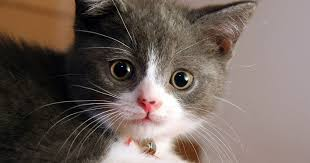
#> input picture PHOTOS/billu1.jpeg, 310 x 163 px
$ python 'Laplacian and sobel.py'
#> lines starting #> are read from the running program, lines starting #| are printed output that depends on the picture; after the words box and inside, x2 and y2 are one past the last pixel; in counts of white or black regions, pixels touching at a corner belong together
import cv2 as cv
import matplotlib.pyplot as plt
import numpy as np

img = cv.imread('PHOTOS/billu1.jpeg')
#> img is the input picture: shape (163, 310, 3); mean B, G, R 92.7, 100.1, 114.2
cv.imshow('cute',img)

#Canny edge is a popular edge detection algorithm and multi step process.
gray = cv.cvtColor(img, cv.COLOR_BGR2GRAY)
cv.imshow('gray',gray)
#Laplacian
#Laplacian is a second order derivative operator that calculates the Laplacian of an image.
lap = cv.Laplacian(gray, cv.CV_64F)

lap = np.uint8(np.absolute(lap))
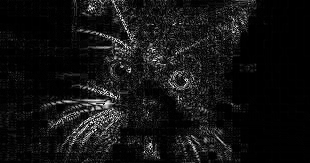
#> lap: shape (163, 310); min 0, max 255, mean 18.7
cv.imshow('Lapcian',lap)

# Laplacian operator apply kiya for edge detection (gray image par)
# Result ko absolute kiya aur uint8 banaya taaki image dikh sake
# Finally, 'Laplacian' naam ke window me image show kiya


#Sobel
#Sobel operator is used to find the gradient of the image intensity at each pixel.

# Sobel operator apply kiya for edge detection (gray image par).It find the gradient and detect edges in x and y direction.
sobelx = cv.Sobel(gray,cv.CV_64F,1,0)
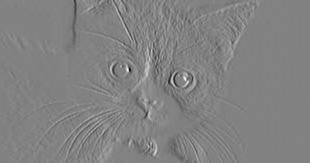
#> sobelx: shape (163, 310) float64; min -828, max 800, mean 3.1; drawn with min black and max white
sobely = cv.Sobel(gray,cv.CV_64F,0,1)
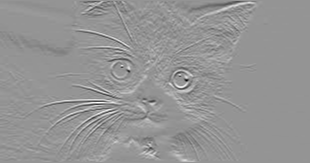
#> sobely: shape (163, 310) float64; min -839, max 598, mean 0.8; drawn with min black and max white

combined_sobel  = cv.bitwise_or(sobelx , sobely)
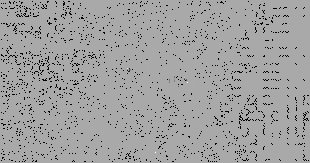
#> combined_sobel: shape (163, 310) float64; 4.79% of the values are NaN or infinite; the others: min -128384, max 64448, mean -76.07; drawn with min black, max white, NaN and infinite black


cv.imshow('Sobel x ',sobelx)
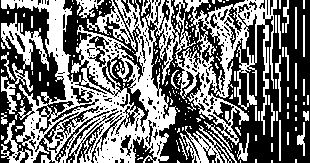
#> window 'Sobel x ': shape (163, 310); 45.8% white; 195 white regions (153 under 20 px), largest, box (x1, y1, x2, y2) and area: (1, 0, 277, 163) 18180, (1, 13, 49, 71) 886, (180, 125, 232, 163) 687
cv.imshow('Sobel y',sobely)
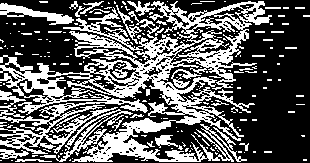
#> window 'Sobel y': shape (163, 310); 37.5% white; 215 white regions (181 under 20 px), largest, box (x1, y1, x2, y2) and area: (0, 1, 272, 162) 15457, (0, 3, 74, 25) 596, (0, 90, 26, 118) 261
cv.imshow('combined sobel',combined_sobel)
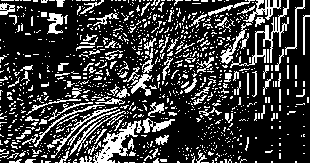
#> window 'combined sobel': shape (163, 310); 23.7% white in thin lines or dots

# Apply Sobel operator to detect edges in the image.
# cv.Sobel() calculates the first-order derivative (gradient) of the image.
# This helps in identifying areas where the pixel intensity changes sharply — which are the edges.

# Parameters:
# - gray: Input image (must be in grayscale for edge detection).
# - cv.CV_64F: Output data type. 64-bit float allows for both positive and negative gradient values.
#              Using CV_8U (unsigned int) would clip negative gradients to 0, causing data loss.
# - dx and dy: Derivative orders in x and y directions:
#     - dx=1, dy=0: Finds the gradient in the x-direction (detects vertical edges).
#     - dx=0, dy=1: Finds the gradient in the y-direction (detects horizontal edges).


cv.waitKey(0)

$ run again, with PHOTOS/laplacin and sobel.png saved as PHOTOS/billu1.jpeg
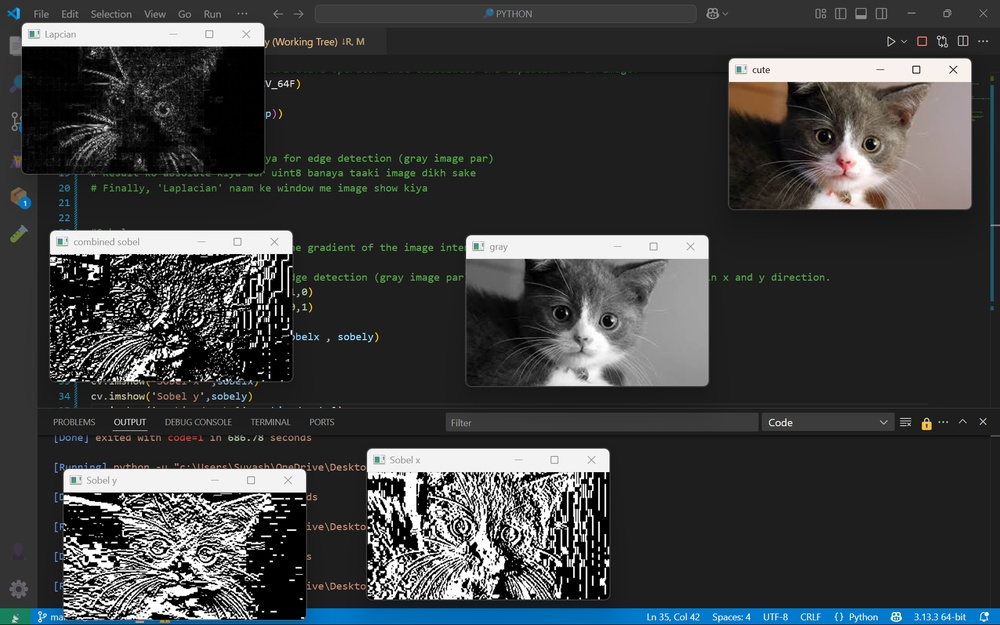
#> input picture PHOTOS/laplacin and sobel.png, 1000 x 625 px, shrunk from 1918 x 1198 before the run
#> img is the input picture: shape (625, 1000, 3); mean B, G, R 63.5, 62.9, 60.9
#> `cv.imshow('Sobel x ',sobelx)`:
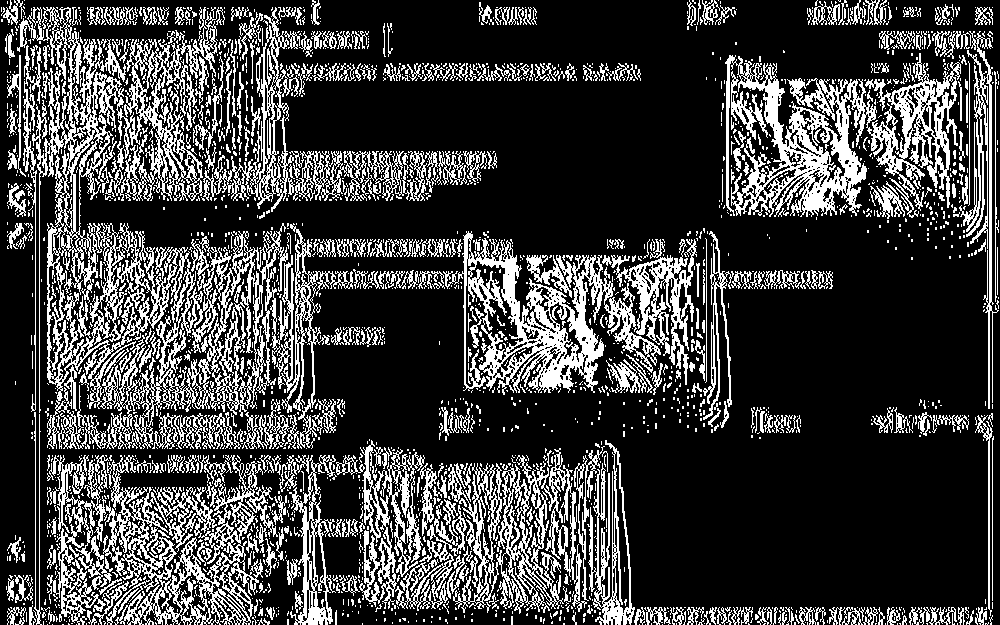
#> window 'Sobel x ': shape (625, 1000); 24.9% white in thin lines or dots
#> `cv.imshow('combined sobel',combined_sobel)`:
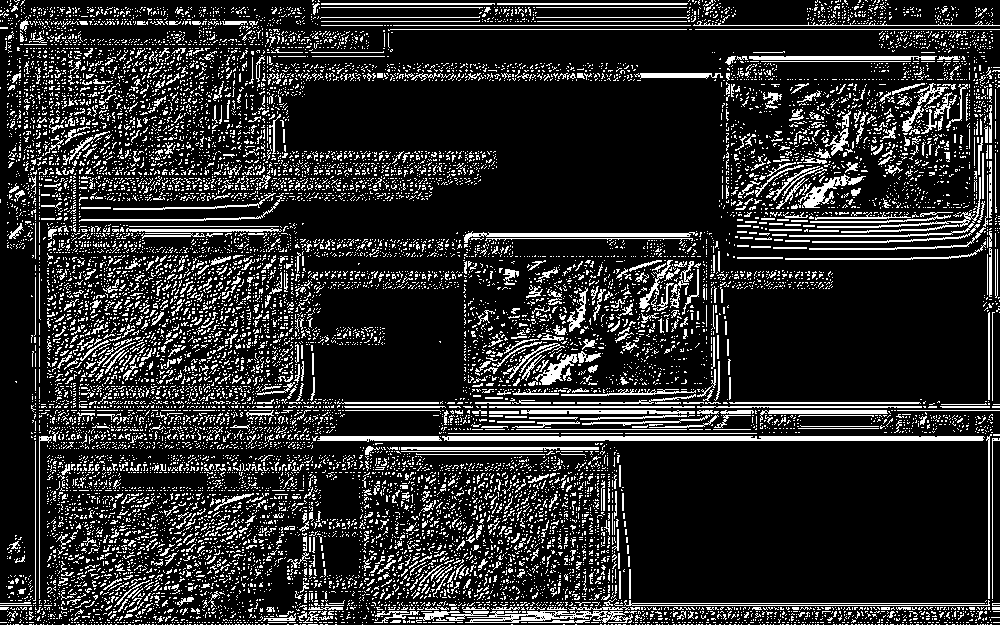
#> window 'combined sobel': shape (625, 1000); 16.9% white in thin lines or dots

$ run again, with PHOTOS/woman.jpg copied over PHOTOS/billu1.jpeg
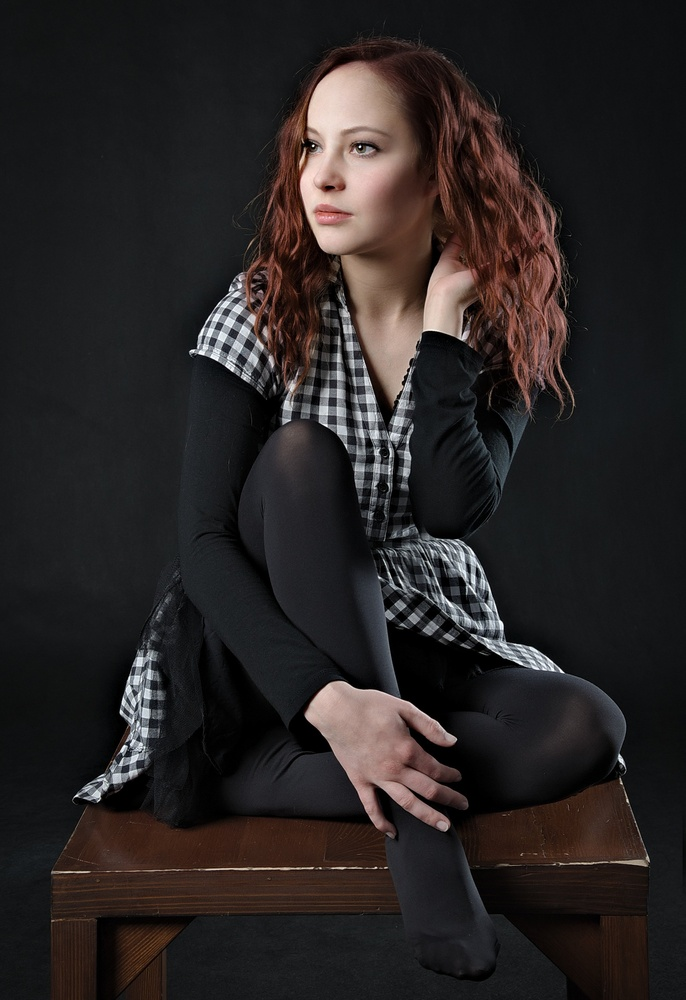
#> input picture PHOTOS/woman.jpg, 686 x 1000 px, shrunk from 2479 x 3613 before the run
#> img is the input picture: shape (1000, 686, 3); mean B, G, R 35.8, 36, 40.8
#> `cv.imshow('Sobel x ',sobelx)`:
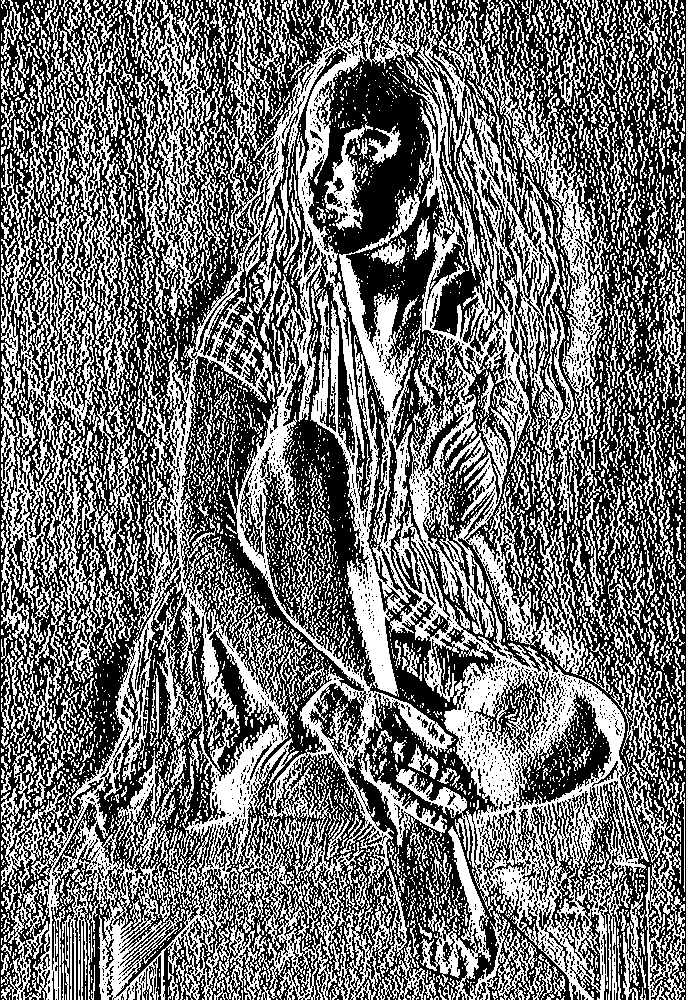
#> window 'Sobel x ': shape (1000, 686); 44.7% white in thin lines or dots
#> `cv.imshow('combined sobel',combined_sobel)`:
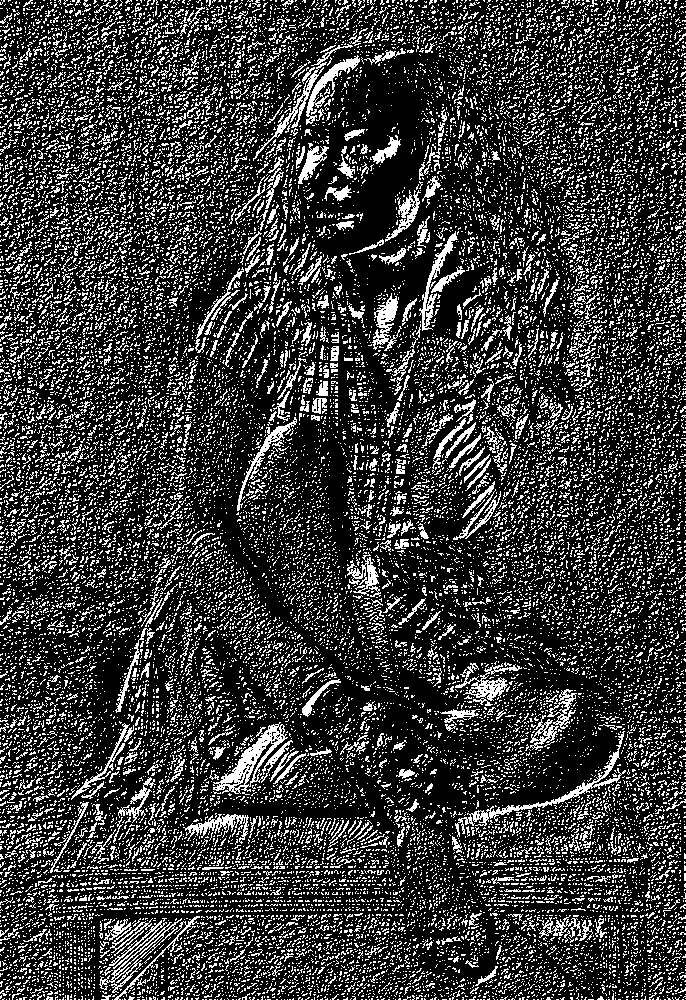
#> window 'combined sobel': shape (1000, 686); 22.5% white in thin lines or dots
